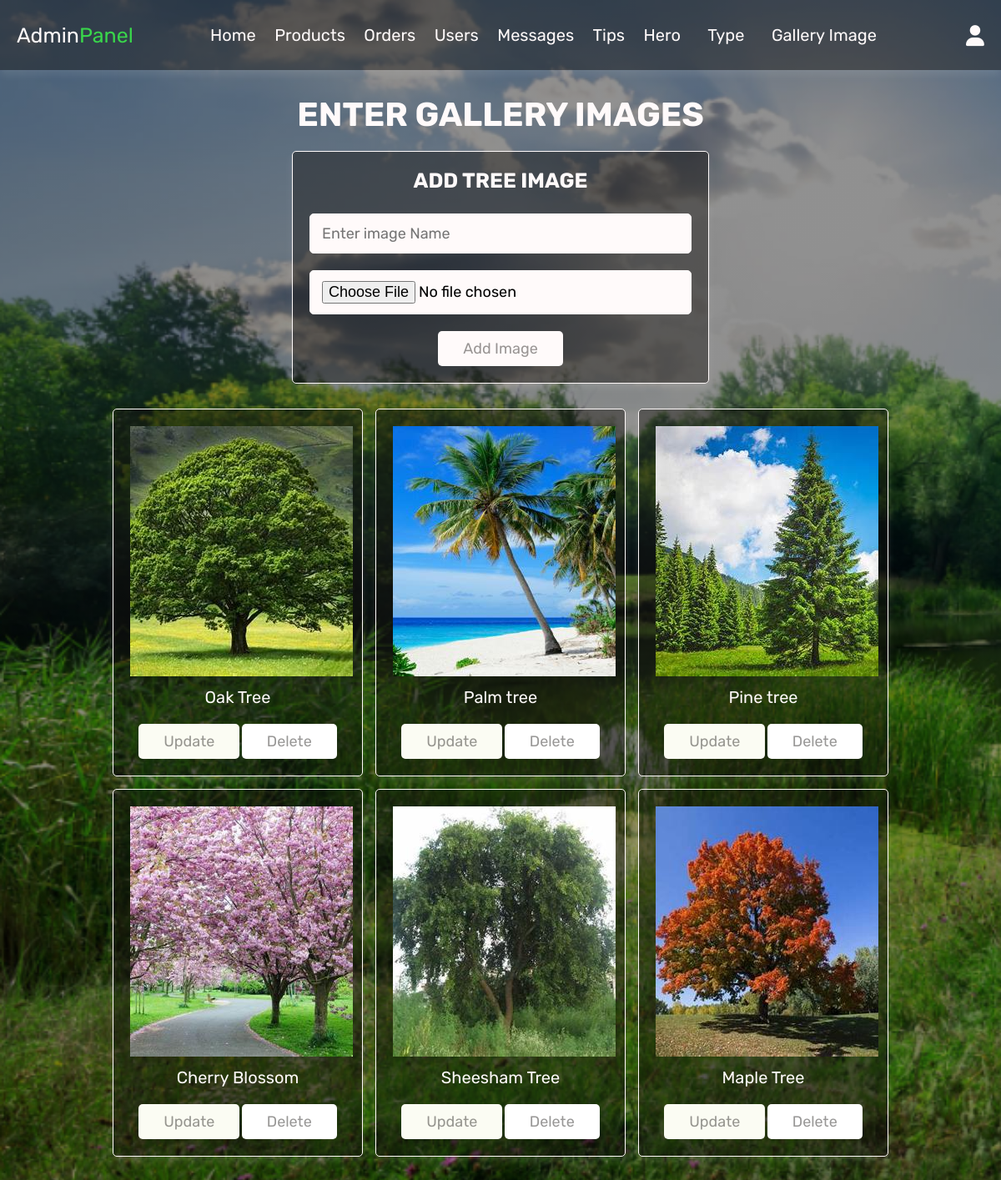
The app's page /admin_image_uplode.php (signed in) with its own data.
### tables this page shows
CREATE TABLE `gallery` (
  `id` int(10) NOT NULL,
  `image_name` varchar(20) NOT NULL,
  `image` varchar(25) NOT NULL
);

### admin_image_uplode.php (the view, shortened to what this page needs)
<?php
include 'config.php';
?>
<!DOCTYPE html>
<html lang="en">
<head>
   <link rel="stylesheet" href="https://cdnjs.cloudflare.com/ajax/libs/font-awesome/6.0.0/css/all.min.css">
   <link rel="stylesheet" href="css/admin_style.css">
</head>
<body>
<?php include 'admin_header.php'; ?>
<section class="add-products">
   <h1 class="title">Enter Gallery Images</h1>
   <form action="" method="post" enctype="multipart/form-data">
      <h3>Add Tree Image</h3>
      <input type="text" name="name" class="box" placeholder="Enter image Name" required  class="box">
      <input type="file" name="image" accept="image/jpg, image/jpeg, image/png" class="box" required>
      <input type="submit" value="Add Image" name="add_product" class="btn">
   </form>
</section>
<section class="show-products">
   <div class="box-container">
      <?php
         $select_products = mysqli_query($conn, "SELECT * FROM `gallery`") or die('query failed');
         if(mysqli_num_rows($select_products) > 0){
            while($fetch_products = mysqli_fetch_assoc($select_products)){
      ?>
      <div class="box">
         <img src="images/<?php echo $fetch_products['image']; ?>" alt="">
         <div class="name"><?php echo $fetch_products['image_name']; ?></div>
         <a href="admin_image_uplode.php?update=<?php echo $fetch_products['id']; ?>" class="option-btn">Update</a>
         <a href="admin_image_uplode.php?delete=<?php echo $fetch_products['id']; ?>" class="delete-btn" onclick="return confirm('delete this Image?');">Delete</a>
      </div>
      <?php
         }
      }else{
         echo '<p class="empty">No Image Added Yet!</p>';
      }
      ?>
   </div>
</section>
</body>
</html>

### css/admin_style.css (style rules this page uses)
:root { --purple:#010101; --red:#e5f017; --orange:#fbfcf3; --black:#fffafa; --white:#14120f70; --light-color:#f0e0e0; --light-white:#cccccc; --light-bg:#fffafa; --border:.1rem solid var(--black); --box-shadow:0 .5rem 1rem rgba(255, 255, 255, 0.1); }
* { font-family: 'Rubik', sans-serif; margin:0; padding:0; box-sizing: border-box; outline: none; border:none; text-decoration: none; transition:all .2s linear; }
html { font-size: 62.5%; overflow-x: hidden; }
body { background-image:linear-gradient(to right,rgba(0, 0, 0, 0.43),rgba(0, 0, 0, 0.437)), url(../images/19.png); background-attachment: fixed; background-size: cover; }
section { padding:3rem 2rem; }
.title { text-align: center; margin-bottom: 2rem; text-transform: uppercase; color:var(--black); font-size: 4rem; }
.btn, .option-btn, .delete-btn, .white-btn { display: inline-block; margin-top: 1rem; padding:1rem 3rem; cursor: pointer; color:var(--white); font-size: 1.8rem; border-radius: .5rem; text-transform: capitalize; }
.white-btn, .btn { background-color: var(--light-bg); }
.option-btn { background-color: var(--orange); }
.delete-btn { background-color: white; }
.add-products form { background-color: var(--white); border-radius: .5rem; padding:2rem; text-align: center; box-shadow: var(--box-shadow); border:var(--border); max-width: 50rem; margin:0 auto; }
.add-products form h3 { font-size: 2.5rem; text-transform: uppercase; color:var(--black); margin-bottom: 1.5rem; }
.add-products form .box { width: 100%; background-color: var(--light-bg); border-radius: .5rem; margin:1rem 0; padding:1.2rem 1.4rem; color:black; font-size: 1.8rem; border:var(--border); }
.show-products .box-container { display: grid; grid-template-columns: repeat(auto-fit, 30rem); justify-content: center; gap:1.5rem; max-width: 1200px; margin:0 auto; align-items: flex-start; }
.show-products { padding-top: 0; }
.show-products .box-container .box { text-align: center; padding:2rem; border-radius: .5rem; border:var(--border); box-shadow: var(--box-shadow); background-color: var(--white); }
.show-products .box-container .box img { height: 30rem; }
.show-products .box-container .box .name { padding:1rem 0; font-size: 2rem; color:var(--black); }

### records on screen
gallery: image (picture), image_name "Oak Tree"
gallery: image (picture), image_name "Palm tree"
gallery: image (picture), image_name "Pine tree"
gallery: image (picture), image_name "Cherry Blossom"
gallery: image (picture), image_name "Sheesham Tree"
gallery: image (picture), image_name "Maple Tree"
